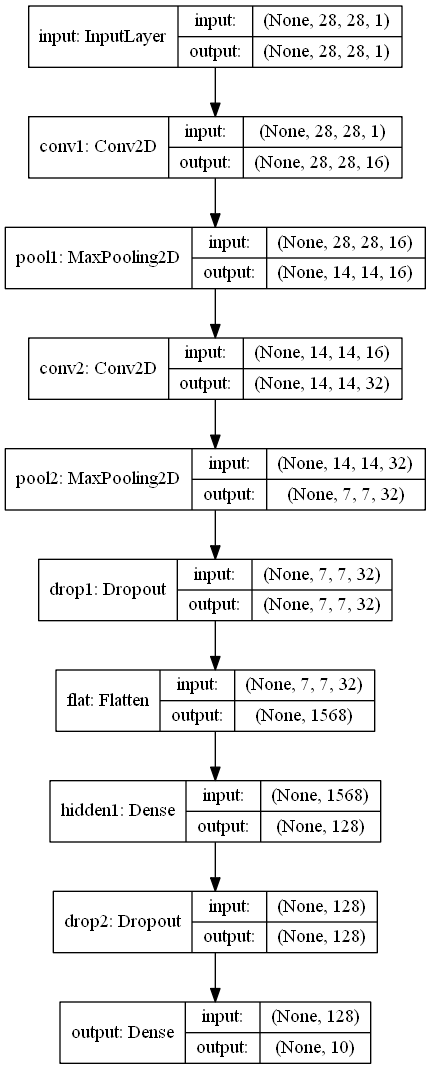

This chart was generated by the following Python code:
import numpy as np
from tensorflow.keras.datasets import mnist
from tensorflow.keras.models import Model
from tensorflow.keras.layers import Dense, Input, Flatten
from tensorflow.keras.layers import Conv2D, MaxPooling2D, Dropout
from tensorflow.keras.utils import to_categorical

# 指定亂數種子
seed = 7
np.random.seed(seed)
# 載入資料集
(X_train, Y_train), (X_test, Y_test) = mnist.load_data()
# 將圖片轉換成 4D 張量
X_train = X_train.reshape(X_train.shape[0], 28, 28, 1).astype("float32")
X_test = X_test.reshape(X_test.shape[0], 28, 28, 1).astype("float32")
# 因為是固定範圍, 所以執行正規化, 從 0-255 至 0-1
X_train = X_train / 255
X_test = X_test / 255
# One-hot編碼
Y_train = to_categorical(Y_train)
Y_test = to_categorical(Y_test)
# 定義模型
mnist_input = Input(shape=(28, 28, 1), 
                    name="input")
conv1 = Conv2D(16, kernel_size=(5, 5), padding="same",
               activation="relu", name="conv1")(mnist_input)
pool1 = MaxPooling2D(pool_size=(2, 2),
                     name="pool1")(conv1)
conv2 = Conv2D(32, kernel_size=(5, 5), padding="same",
               activation="relu", name="conv2")(pool1)
pool2 = MaxPooling2D(pool_size=(2, 2),
                     name="pool2")(conv2)
drop1 = Dropout(0.5, name="drop1")(pool2)
flat = Flatten(name="flat")(drop1)
hidden1 = Dense(128, activation="relu", name="hidden1")(flat)
drop2 = Dropout(0.5, name="drop2")(hidden1)
output = Dense(10, activation="softmax",
               name="output")(drop2)
model = Model(inputs=mnist_input, outputs=output)
model.summary()   # 顯示模型摘要資訊
from tensorflow.keras.utils import plot_model

plot_model(model, to_file="Ch16_3.png", show_shapes=True)
# 編譯模型
model.compile(loss="categorical_crossentropy", optimizer="adam",
              metrics=["accuracy"])
# 訓練模型
history = model.fit(X_train, Y_train, validation_split=0.2,
                    epochs=10, batch_size=128, verbose=2)
# 評估模型
print("\nTesting ...")
loss, accuracy = model.evaluate(X_train, Y_train, verbose=0)
print("訓練資料集的準確度 = {:.2f}".format(accuracy))
loss, accuracy = model.evaluate(X_test, Y_test)
print("測試資料集的準確度 = {:.2f}".format(accuracy))
# 顯示圖表來分析模型的訓練過程
import matplotlib.pyplot as plt
# 顯示訓練和驗證損失
loss = history.history["loss"]
epochs = range(1, len(loss)+1)
val_loss = history.history["val_loss"]
plt.plot(epochs, loss, "bo-", label="Training Loss")
plt.plot(epochs, val_loss, "ro--", label="Validation Loss")
plt.title("Training and Validation Loss")
plt.xlabel("Epochs")
plt.ylabel("Loss")
plt.legend()
plt.show()
# 顯示訓練和驗證準確度
acc = history.history["accuracy"]
epochs = range(1, len(acc)+1)
val_acc = history.history["val_accuracy"]
plt.plot(epochs, acc, "bo-", label="Training Acc")
plt.plot(epochs, val_acc, "ro--", label="Validation Acc")
plt.title("Training and Validation Accuracy")
plt.xlabel("Epochs")
plt.ylabel("Accuracy")
plt.legend()
plt.show()
